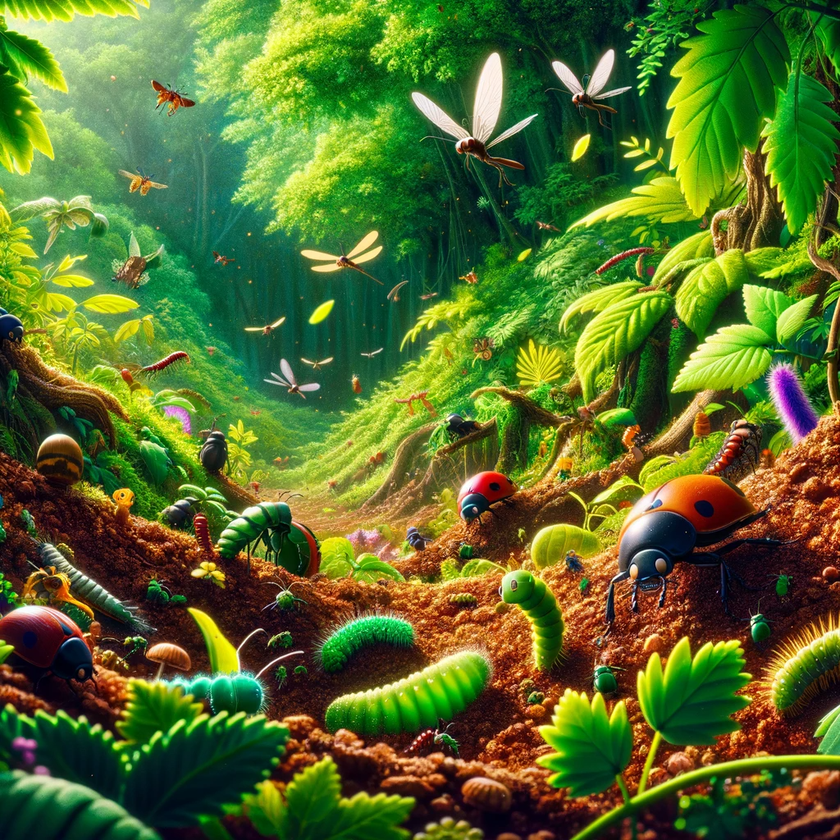
#> input picture artifacts/backgrounds_original/bug.png, 840 x 840 px, shrunk from 1024 x 1024 before the run, found by its file name; its folder holds only this picture in this run
$ python desaturate_backgrounds.py
#> lines starting #> are read from the running program, lines starting #| are printed output that depends on the picture
from PIL import Image, ImageEnhance
import os

# Define the directory containing the PNG files
directory = '/Users/conniesun/Documents/pokemon_game/backgrounds_original'

# Function to desaturate an image
def desaturate_image(file_path, desaturation_level=0.4):
    # Open the image
#> called with desaturation_level = 0.4
    img = Image.open(file_path)
#> img is the input picture: PIL image 840x840 RGBA; mean R, G, B, A 87.2, 109, 43.6, 255

    # If the image has an alpha channel, split it and temporarily remove it
    if img.mode == 'RGBA':
        alpha = img.split()[-1]
#> alpha: PIL image 840x840 L; every value is 255
        img = img.convert('RGB')
#> img: PIL image 840x840 RGB
    else:
        alpha = None

    # Convert to HSV, desaturate and convert back to RGB
    hsv_img = img.convert('HSV')
#> hsv_img: PIL image 840x840 HSV; mean H, S, V 75.6, 190.1, 123.7
    h, s, v = hsv_img.split()
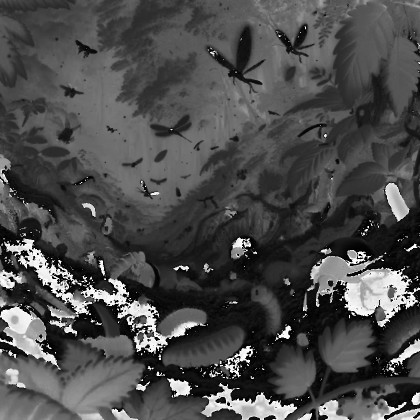
#> h: PIL image 840x840 L (shown at 1/2 size); min 0, max 254, mean 75.6
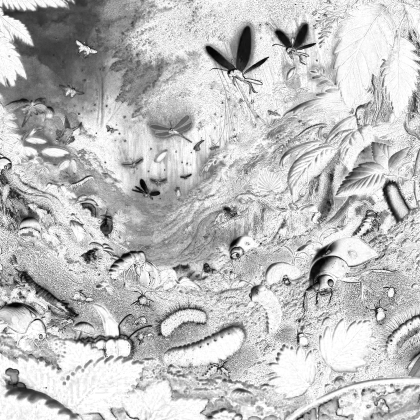
#> s: PIL image 840x840 L (shown at 1/2 size); min 0, max 255, mean 190.1
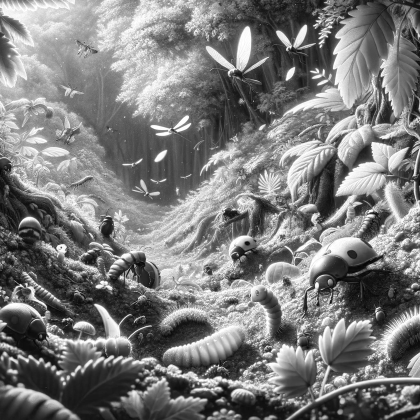
#> v: PIL image 840x840 L (shown at 1/2 size); min 0, max 255, mean 123.7
    s = ImageEnhance.Brightness(s).enhance(desaturation_level)
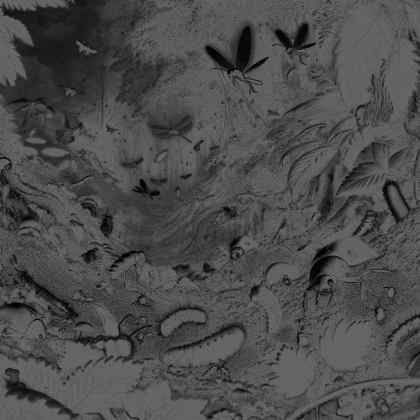
#> s: PIL image 840x840 L (shown at 1/2 size); min 0, max 102, mean 75.7
    desaturated_img = Image.merge('HSV', (h, s, v)).convert('RGB')
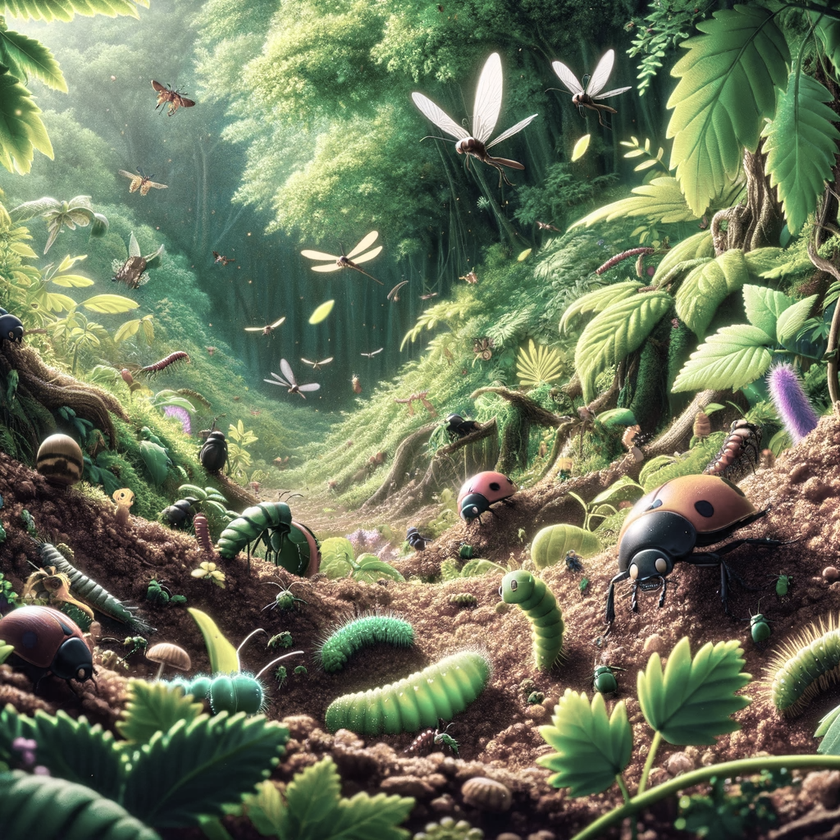
#> desaturated_img: PIL image 840x840 RGB; mean R, G, B 109.4, 117.8, 91.9

    # Re-apply the alpha channel if it was present
    if alpha:
        desaturated_img.putalpha(alpha)
#> desaturated_img: PIL image 840x840 RGBA

    # Save the desaturated image
    desaturated_file_path = f'/Users/conniesun/Documents/pokemon_game/backgrounds/{os.path.basename(file_path)}'
    desaturated_img.save(desaturated_file_path)

    return desaturated_file_path

# Iterate over all PNG files in the directory and desaturate them
desaturated_file_paths = []
for filename in os.listdir(directory):
    if filename.lower().endswith('.png'):
        file_path = os.path.join(directory, filename)
        desaturated_file_path = desaturate_image(file_path)
        desaturated_file_paths.append(desaturated_file_path)

print(desaturated_file_paths)

$ run again, on artifacts/backgrounds_original/fire.png
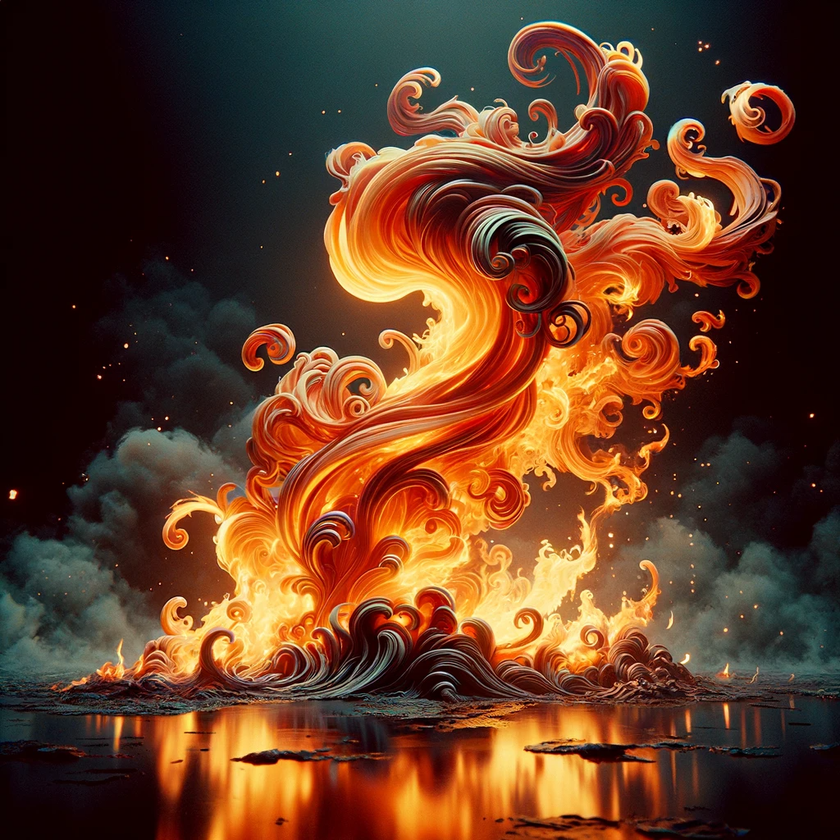
#> input picture artifacts/backgrounds_original/fire.png, 840 x 840 px, shrunk from 1024 x 1024 before the run, found by its file name
#> in desaturate_image, img is the input picture: PIL image 840x840 RGBA; mean R, G, B, A 100.9, 59.9, 36.5, 255
#> alpha: PIL image 840x840 L; every value is 255
#> img: PIL image 840x840 RGB
#> hsv_img: PIL image 840x840 HSV; mean H, S, V 75.9, 171.8, 104.6
#> in desaturate_image, `s = ImageEnhance.Brightness(s).enhance(desaturation_level)`:
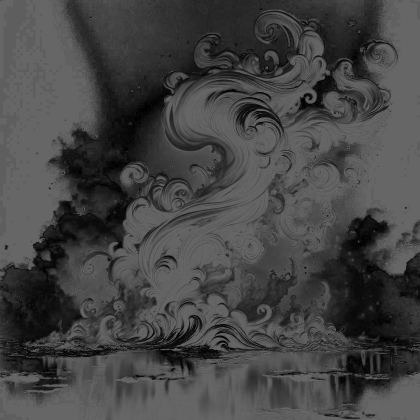
#> s: PIL image 840x840 L (shown at 1/2 size); min 0, max 102, mean 68.4
#> in desaturate_image, `desaturated_img = Image.merge('HSV', (h, s, v)).convert('RGB')`:
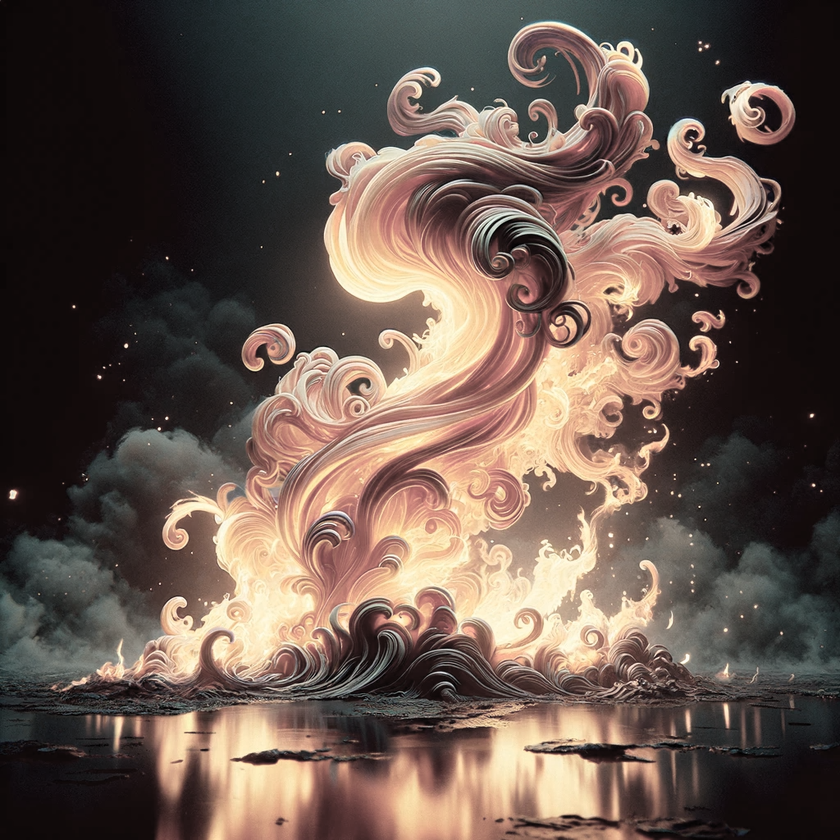
#> desaturated_img: PIL image 840x840 RGB; mean R, G, B 103.2, 86.6, 77.6

$ run again, on artifacts/backgrounds_original/ghost.png
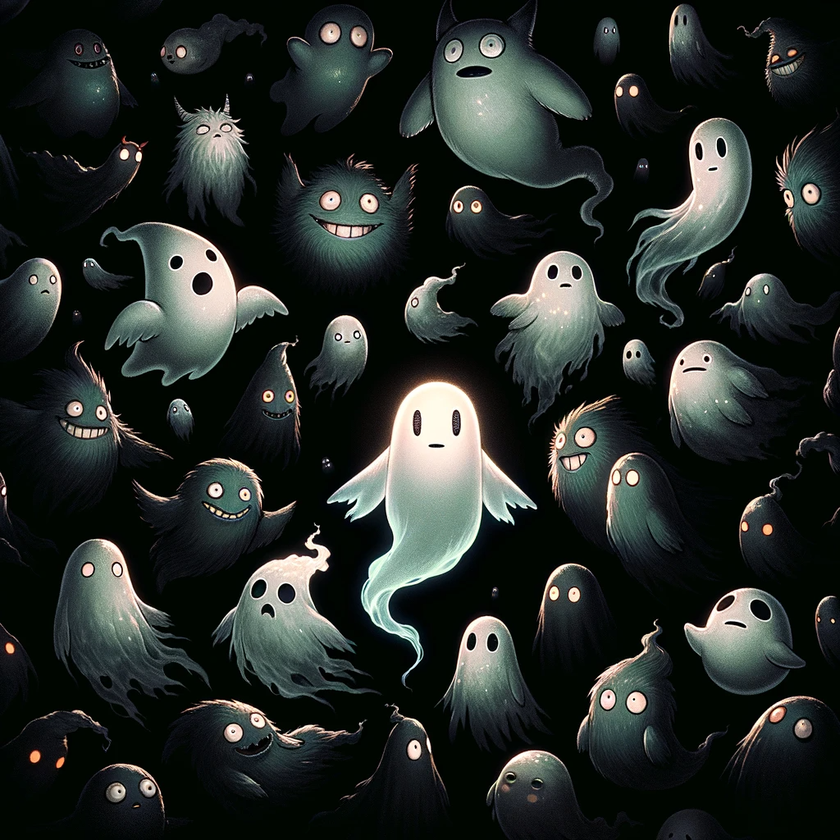
#> input picture artifacts/backgrounds_original/ghost.png, 840 x 840 px, shrunk from 1024 x 1024 before the run, found by its file name
#> in desaturate_image, img is the input picture: PIL image 840x840 RGBA; mean R, G, B, A 37.8, 43.5, 39.8, 255
#> alpha: PIL image 840x840 L; every value is 255
#> img: PIL image 840x840 RGB
#> hsv_img: PIL image 840x840 HSV; mean H, S, V 100.5, 150.8, 46
#> in desaturate_image, `h, s, v = hsv_img.split()`:
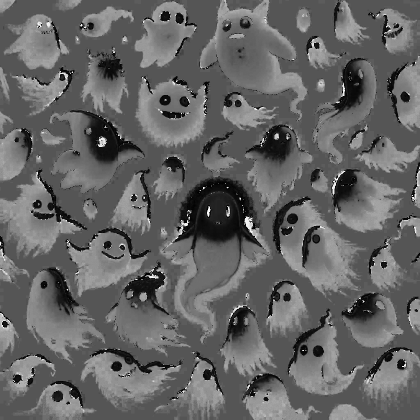
#> h: PIL image 840x840 L (shown at 1/2 size); min 0, max 254, mean 100.5
#> in desaturate_image, `s = ImageEnhance.Brightness(s).enhance(desaturation_level)`:
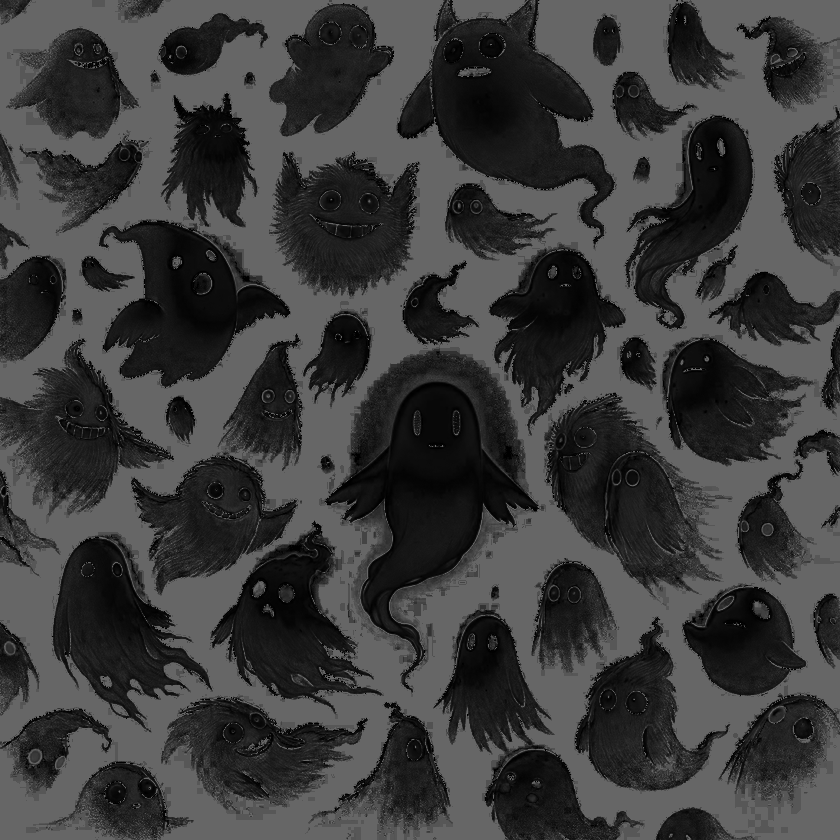
#> s: PIL image 840x840 L; min 0, max 102, mean 60.1
